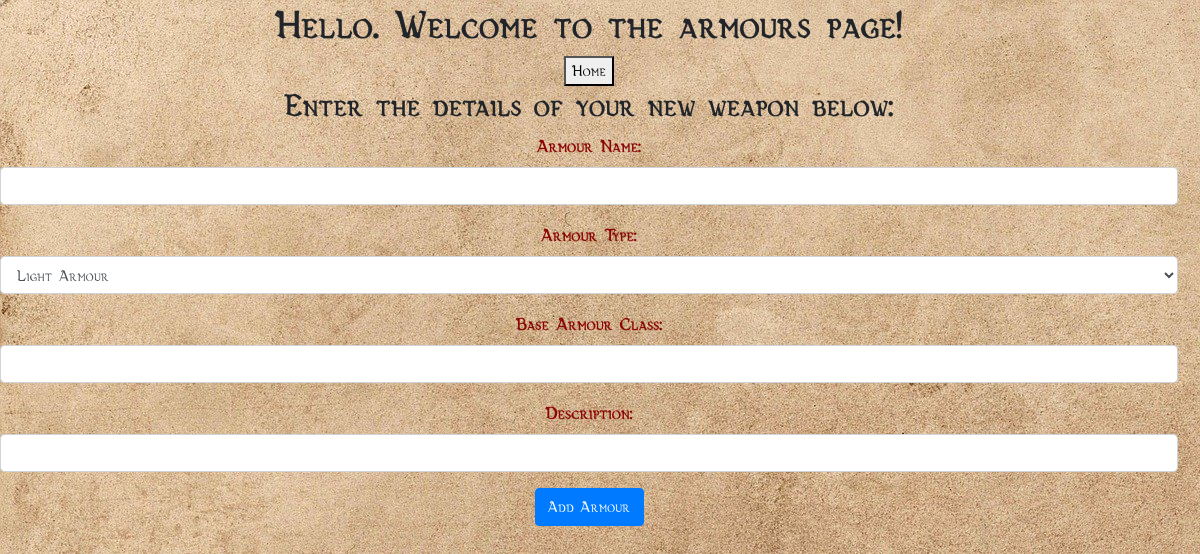
The page /armours.html on the database as committed earlier.
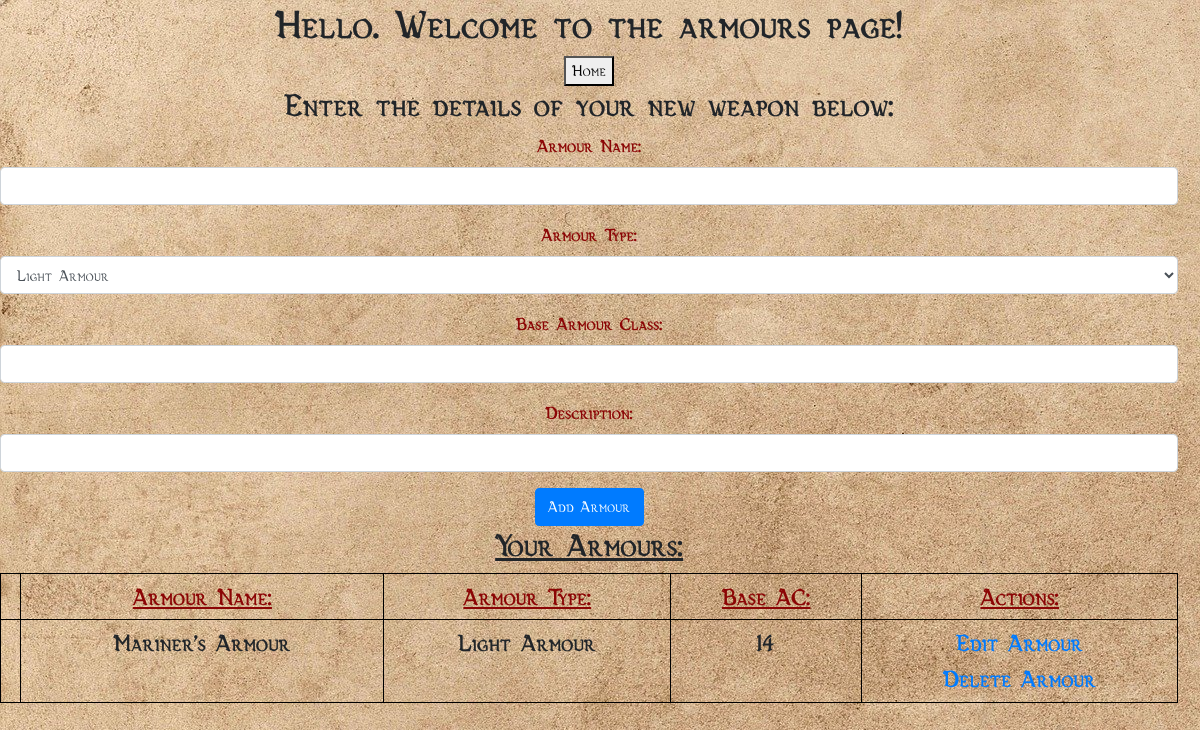
The same page on the database as committed later.
### app.py (models this page shows, shortened)
class Armour(db.Model):
    aID = db.Column(db.Integer, primary_key=True)
    aName = db.Column(db.String(100), nullable=False)# Name of the armour.
    aType = db.Column(db.String(50))# Will change to a list of armour types at a later date, i.e. light, medium, heavy.
    aBase = db.Column(db.Integer)# Base Armour Class (AC).
    aDesc = db.Column(db.String(100000))# Description of the armour, i.e. appearance, effects, magic effects.

### app.py (the view)
@app.route('/armours.html', methods=['POST', 'GET'])
def armours():
    if request.method == 'POST':
        a_Name = request.form['aName']
        a_Type = request.form['aType']
        a_Base = request.form['aBase']
        a_Desc = request.form['aDesc']
        new_armour = Armour(aName=a_Name, aType=a_Type, aBase=a_Base, aDesc=a_Desc)
        try:
            db.session.add(new_armour)
            db.session.commit()
            return redirect('/armours.html')
        except:
            return 'There was an issue adding your armour to the database.'
    else:
        armours = Armour.query.order_by(Armour.aID).all()
        return render_template('armours.html', armours=armours)

### templates/armours.html (shortened to what this page needs)
{% extends 'base.html' %}
{% block content %}
<div class="content">
    <h1>Hello. Welcome to the armours page!</h1>
    <button id="characterDashboardButton" onclick="window.location.href = './dashboard.html';">Home</button>
    <h2>Enter the details of your new weapon below:</h2>
    <div class="form">
        <form action="armours.html" method="POST">
            <div class="form-group">
                <label>Armour Name: </label>
                <input type="text" name="aName" class="form-control" id="aName" required>
            </div>
            <div class="form-group">
                <label>Armour Type: </label>
                <select name="aType" class="form-control" id="aType">
                    <option value="Light Armour">Light Armour</option>
                </select>
            </div>
            <div class="form-group">
                <label>Base Armour Class: </label>
                <input type="number" name="aBase" class="form-control" id="aBase">
            </div>
            <div class="form-group">
                <label>Description: </label>
                <input type="text" name="aDesc" class="form-control" id="aDesc">
            </div>
            <button type="submit" class="btn btn-primary">Add Armour</button>
        </form>
    </div>
    {% if armours|length >= 1 %}
    <h2><b><u>Your Armours:</u></b></h2>
    <table class="table table-bordered table-sm">
        <thead>
            <tr>
                <th scope="col"></th>
                <th scope="col"><b><u>Armour Name:</u></b></th>
                <th scope="col"><b><u>Armour Type:</u></b></th>
                <th scope="col"><b><u>Base AC:</u></b></th>
                <th scope="col"><b><u>Actions:</u></b></th>
            </tr>
        </thead>
        <tbody>
            {% for armour in armours %}
                <tr>
                    <th scope="row"></th>
                    <td>{{ armour.aName }}</td>
                    <td>{{ armour.aType }}</td>
                    <td>{{ armour.aBase }}</td>
                    <td>
                        <a href="/updateArmour/{{armour.aID}}">Edit Armour</a>
                        <br>
                        <a href="/deleteArmour/{{armour.aID}}">Delete Armour</a>
                    </td>
                </tr>
            {% endfor %}
        </tbody>
    </table>
    {% endif %}
</div>
{% endblock %}

### templates/base.html (shortened to what this page needs)
<!DOCTYPE html>
<html lang="en">
    <head>
        <link rel="stylesheet" href="https://stackpath.bootstrapcdn.com/bootstrap/4.4.1/css/bootstrap.min.css">
    </head>
    <body style="background-color:rgb(0, 0, 0); background-image: url(../static/Images/paper-1074131_1920.jpg); background-position: top left; background-repeat: repeat; background-attachment: fixed; font-family: vecna; text-align: center; max-width: 98.2vw;">
        {% block content %}{% endblock %}
    </body>
</html>

### templates/base.html (style rules this page uses)
h1 { font-weight: bold; }
h2 { font-weight: bold; }
label { font-weight: bold; color: rgb(139, 5, 5); font-size: large; }
th { font-weight: bolder; color: rgb(139, 5, 5); font-size: x-large; }
td { font-weight: bold; font-size: x-large; }
table.table-bordered { border: 1px solid black; }
table.table-bordered > thead > tr > th { border: 1px solid black; }
table.table-bordered > tbody > tr > th { border: 1px solid black; }
table.table-bordered > tbody > tr > td { border: 1px solid black; }

Rows that differ between the two databases and show on the page:
added Armour: aName "Mariner's Armour", aType "Light Armour", aBase "14"
Other text that changed with them:
text now shown: "Your Armours: Armour Name: Armour Type: Base AC: Actions:"
